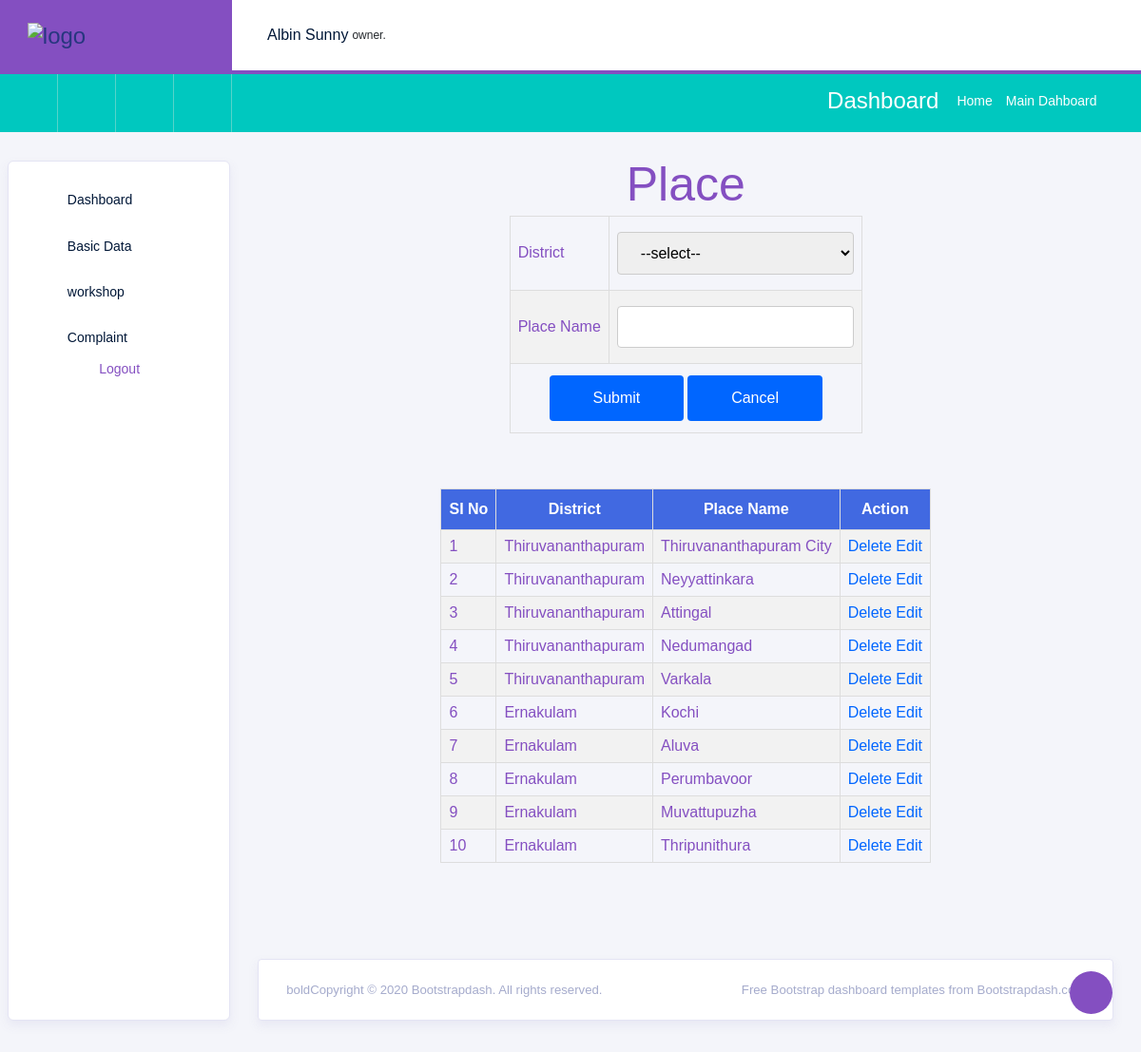
The page /admin/Place.php on the database its author committed.
### tables this page shows
CREATE TABLE tbl_place (
    place_id INT AUTO_INCREMENT PRIMARY KEY,
    place_name VARCHAR(100) NOT NULL,
    district_id INT NOT NULL,
    place_status INT DEFAULT 1,
    created_at TIMESTAMP DEFAULT CURRENT_TIMESTAMP,
    FOREIGN KEY (district_id) REFERENCES tbl_district(district_id)
);

CREATE TABLE tbl_district (
    district_id INT AUTO_INCREMENT PRIMARY KEY,
    district_name VARCHAR(100) NOT NULL,
    district_status INT DEFAULT 1,
    created_at TIMESTAMP DEFAULT CURRENT_TIMESTAMP
);

### admin/Place.php (the view, shortened to what this page needs)
<?php
include('../Assets/Connection/Connection.php');
include("Head.php");
$ename = "";
?>
<!DOCTYPE html PUBLIC "-//W3C//DTD XHTML 1.0 Transitional//EN" "http://www.w3.org/TR/xhtml1/DTD/xhtml1-transitional.dtd">
<html xmlns="http://www.w3.org/1999/xhtml">
<head>
</head>
<body>
<h1 align="center" style="color:#844fc1">Place</h1>
<form id="form1" name="form1" method="post" action="">
    <table border="1">
        <tr>
            <td>District</td>
            <td>
                <select name="sel_district" id="sel_district" required title="Please select a district.">
                    <option value="">--select--</option>
                </select>
            </td>
        </tr>
        <tr>
            <td>Place Name</td>
            <td>
                <input type="text" name="txt_place" id="txt_place" value="<?php echo $ename; ?>"
                       required
                       pattern="^[A-Z][a-zA-Z ]*$"
                       title="Place name must start with a capital letter and contain only letters and spaces."/>
            </td>
        </tr>
        <tr>
            <td colspan="2" align="center">
                <input type="submit" name="btnsubmit" id="btnsubmit" value="Submit"/>
                <input type="submit" name="btncanceel" id="btncanceel" value="Cancel"/>
            </td>
        </tr>
    </table>
    <p>&nbsp; </p>
    <p>&nbsp; </p>
    <table border="1">
        <tr>
        <th style="background-color: #4169E1; color: white; text-align: center;">SI No</th>
        <th style="background-color: #4169E1; color: white; text-align: center;">District</th>
        <th style="background-color: #4169E1; color: white; text-align: center;">Place Name</th>
        <th style="background-color: #4169E1; color: white; text-align: center;">Action</th>
        </tr>
        <?php
        $i = 0;
        $selQry = "SELECT * FROM tbl_place p INNER JOIN tbl_district d ON p.district_id = d.district_id";
        $result = $conn->query($selQry);
        while ($row = $result->fetch_assoc()) {
            $i++;
            ?>
            <tr>
                <td><?php echo $i ?></td>
                <td><?php echo $row['district_name'] ?></td>
                <td><?php echo $row['place_name'] ?></td>
                <td>
                    <a href="place.php?id=<?php echo $row['place_id'] ?>">Delete</a>
                    <a href="place.php?Eid=<?php echo $row['place_id'] ?>">Edit</a>
                </td>
            </tr>
        <?php
        }
        ?>
    </table>
</form>
</body>
</html>
<?php
include("Foot.php");
?>

### Assets/Templates/Admin/form.css (style rules this page uses)
#tab td, #tab th { border: 1px solid #ddd; padding: 8px; color:#844fc1; }
#tab a { color:#06F; }
#tab tr:nth-child(even) { background-color: #f2f2f2; }
#tab th { padding-top: 12px; padding-bottom: 12px; text-align: left; background-color: #844fc1; color: white; }
input[type=text],[type=password],[type=email],[type=date], select { width: 100%; padding: 12px 20px; margin: 8px 0; display: inline-block; border: 1px solid #ccc; border-radius: 4px; box-sizing: border-box; }
input[type=submit] { width: 40%; background-color: #06F; color: white; padding: 15px; margin: 4px 0; border: none; border-radius: 4px; cursor: pointer; }

### rows shown on the page
tbl_place: district.district_name "Thiruvananthapuram", place_name "Thiruvananthapuram City"
tbl_place: district.district_name "Thiruvananthapuram", place_name "Neyyattinkara"
tbl_place: district.district_name "Thiruvananthapuram", place_name "Attingal"
tbl_place: district.district_name "Thiruvananthapuram", place_name "Nedumangad"
tbl_place: district.district_name "Thiruvananthapuram", place_name "Varkala"
tbl_place: district.district_name "Ernakulam", place_name "Kochi"
tbl_place: district.district_name "Ernakulam", place_name "Aluva"
tbl_place: district.district_name "Ernakulam", place_name "Perumbavoor"
tbl_place: district.district_name "Ernakulam", place_name "Muvattupuzha"
tbl_place: district.district_name "Ernakulam", place_name "Thripunithura"
